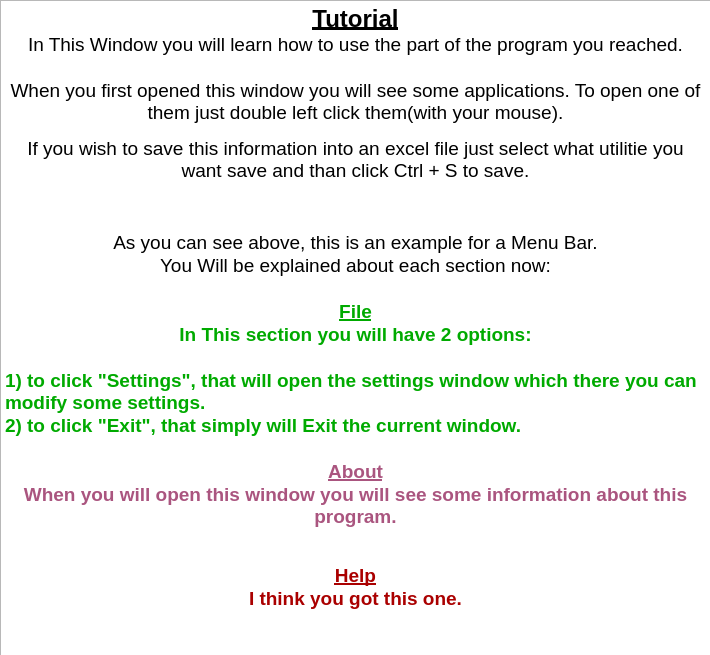
<?xml version="1.0" encoding="UTF-8"?>
<ui version="4.0">
 <class>Form</class>
 <widget class="QWidget" name="Form">
  <property name="geometry">
   <rect>
    <x>0</x>
    <y>0</y>
    <width>710</width>
    <height>655</height>
   </rect>
  </property>
  <property name="windowTitle">
   <string>Form</string>
  </property>
  <widget class="QTextBrowser" name="textBrowser">
   <property name="geometry">
    <rect>
     <x>0</x>
     <y>0</y>
     <width>711</width>
     <height>661</height>
    </rect>
   </property>
   <property name="html">
    <string>&lt;!DOCTYPE HTML PUBLIC &quot;-//W3C//DTD HTML 4.0//EN&quot; &quot;http://www.w3.org/TR/REC-html40/strict.dtd&quot;&gt;
&lt;html&gt;&lt;head&gt;&lt;meta name=&quot;qrichtext&quot; content=&quot;1&quot; /&gt;&lt;style type=&quot;text/css&quot;&gt;
p, li { white-space: pre-wrap; }
&lt;/style&gt;&lt;/head&gt;&lt;body style=&quot; font-family:'MS Shell Dlg 2'; font-size:8.25pt; font-weight:400; font-style:normal;&quot;&gt;
&lt;p align=&quot;center&quot; style=&quot; margin-top:0px; margin-bottom:0px; margin-left:0px; margin-right:0px; -qt-block-indent:0; text-indent:0px;&quot;&gt;&lt;span style=&quot; font-size:18pt; font-weight:600; text-decoration: underline;&quot;&gt;Tutorial&lt;/span&gt;&lt;/p&gt;
&lt;p align=&quot;center&quot; style=&quot; margin-top:0px; margin-bottom:0px; margin-left:0px; margin-right:0px; -qt-block-indent:0; text-indent:0px;&quot;&gt;&lt;span style=&quot; font-size:14pt;&quot;&gt;In This Window you will learn how to use the part of the program you reached.&lt;/span&gt;&lt;/p&gt;
&lt;p align=&quot;center&quot; style=&quot;-qt-paragraph-type:empty; margin-top:0px; margin-bottom:0px; margin-left:0px; margin-right:0px; -qt-block-indent:0; text-indent:0px; font-size:14pt;&quot;&gt;&lt;br /&gt;&lt;/p&gt;
&lt;p align=&quot;center&quot; style=&quot; margin-top:0px; margin-bottom:0px; margin-left:0px; margin-right:0px; -qt-block-indent:0; text-indent:0px;&quot;&gt;&lt;span style=&quot; font-size:14pt;&quot;&gt;When you first opened this window you will see some applications. To open one of them just double left click them(with your mouse).&lt;/span&gt;&lt;/p&gt;
&lt;p align=&quot;center&quot; style=&quot;-qt-paragraph-type:empty; margin-top:0px; margin-bottom:0px; margin-left:0px; margin-right:0px; -qt-block-indent:0; text-indent:0px; font-size:8pt;&quot;&gt;&lt;br /&gt;&lt;/p&gt;
&lt;p align=&quot;center&quot; style=&quot; margin-top:0px; margin-bottom:0px; margin-left:0px; margin-right:0px; -qt-block-indent:0; text-indent:0px;&quot;&gt;&lt;span style=&quot; font-size:14pt;&quot;&gt;If you wish to save this information into an excel file just select what utilitie you want save and than click Ctrl + S to save.&lt;/span&gt;&lt;/p&gt;
&lt;p align=&quot;center&quot; style=&quot;-qt-paragraph-type:empty; margin-top:0px; margin-bottom:0px; margin-left:0px; margin-right:0px; -qt-block-indent:0; text-indent:0px; font-size:14pt;&quot;&gt;&lt;br /&gt;&lt;/p&gt;
&lt;p align=&quot;center&quot; style=&quot; margin-top:0px; margin-bottom:0px; margin-left:0px; margin-right:0px; -qt-block-indent:0; text-indent:0px;&quot;&gt;&lt;img src=&quot;:/newPrefix/275718_145721.jpeg&quot; /&gt;&lt;/p&gt;
&lt;p align=&quot;center&quot; style=&quot;-qt-paragraph-type:empty; margin-top:0px; margin-bottom:0px; margin-left:0px; margin-right:0px; -qt-block-indent:0; text-indent:0px; font-size:8pt;&quot;&gt;&lt;br /&gt;&lt;/p&gt;
&lt;p align=&quot;center&quot; style=&quot; margin-top:0px; margin-bottom:0px; margin-left:0px; margin-right:0px; -qt-block-indent:0; text-indent:0px;&quot;&gt;&lt;span style=&quot; font-size:14pt;&quot;&gt;As you can see above, this is an example for a Menu Bar.&lt;/span&gt;&lt;/p&gt;
&lt;p align=&quot;center&quot; style=&quot; margin-top:0px; margin-bottom:0px; margin-left:0px; margin-right:0px; -qt-block-indent:0; text-indent:0px;&quot;&gt;&lt;span style=&quot; font-size:14pt;&quot;&gt;You Will be explained about each section now:&lt;/span&gt;&lt;/p&gt;
&lt;p align=&quot;center&quot; style=&quot;-qt-paragraph-type:empty; margin-top:0px; margin-bottom:0px; margin-left:0px; margin-right:0px; -qt-block-indent:0; text-indent:0px; font-size:14pt;&quot;&gt;&lt;br /&gt;&lt;/p&gt;
&lt;p align=&quot;center&quot; style=&quot; margin-top:0px; margin-bottom:0px; margin-left:0px; margin-right:0px; -qt-block-indent:0; text-indent:0px;&quot;&gt;&lt;span style=&quot; font-size:14pt; font-weight:600; text-decoration: underline; color:#00aa00;&quot;&gt;File&lt;/span&gt;&lt;/p&gt;
&lt;p align=&quot;center&quot; style=&quot; margin-top:0px; margin-bottom:0px; margin-left:0px; margin-right:0px; -qt-block-indent:0; text-indent:0px;&quot;&gt;&lt;span style=&quot; font-size:14pt; font-weight:600; color:#00aa00;&quot;&gt;In This section you will have 2 options:&lt;/span&gt;&lt;/p&gt;
&lt;p align=&quot;center&quot; style=&quot;-qt-paragraph-type:empty; margin-top:0px; margin-bottom:0px; margin-left:0px; margin-right:0px; -qt-block-indent:0; text-indent:0px; font-size:14pt; font-weight:600; color:#00aa00;&quot;&gt;&lt;br /&gt;&lt;/p&gt;
&lt;p style=&quot; margin-top:0px; margin-bottom:0px; margin-left:0px; margin-right:0px; -qt-block-indent:0; text-indent:0px;&quot;&gt;&lt;span style=&quot; font-size:14pt; font-weight:600; color:#00aa00;&quot;&gt;1) to click &amp;quot;Settings&amp;quot;, that will open the settings window which there you can modify some settings.&lt;/span&gt;&lt;/p&gt;
&lt;p style=&quot; margin-top:0px; margin-bottom:0px; margin-left:0px; margin-right:0px; -qt-block-indent:0; text-indent:0px;&quot;&gt;&lt;span style=&quot; font-size:14pt; font-weight:600; color:#00aa00;&quot;&gt;2) to click &amp;quot;Exit&amp;quot;, that simply will Exit the current window.&lt;/span&gt;&lt;/p&gt;
&lt;p align=&quot;center&quot; style=&quot;-qt-paragraph-type:empty; margin-top:0px; margin-bottom:0px; margin-left:0px; margin-right:0px; -qt-block-indent:0; text-indent:0px; font-size:14pt; font-weight:600; color:#00aa00;&quot;&gt;&lt;br /&gt;&lt;/p&gt;
&lt;p align=&quot;center&quot; style=&quot; margin-top:0px; margin-bottom:0px; margin-left:0px; margin-right:0px; -qt-block-indent:0; text-indent:0px;&quot;&gt;&lt;span style=&quot; font-size:14pt; font-weight:600; text-decoration: underline; color:#aa557f;&quot;&gt;About&lt;/span&gt;&lt;/p&gt;
&lt;p align=&quot;center&quot; style=&quot; margin-top:0px; margin-bottom:0px; margin-left:0px; margin-right:0px; -qt-block-indent:0; text-indent:0px;&quot;&gt;&lt;span style=&quot; font-size:14pt; font-weight:600; color:#aa557f;&quot;&gt;When you will open this window you will see some information about this program.&lt;/span&gt;&lt;/p&gt;
&lt;p align=&quot;center&quot; style=&quot;-qt-paragraph-type:empty; margin-top:0px; margin-bottom:0px; margin-left:0px; margin-right:0px; -qt-block-indent:0; text-indent:0px; font-size:8pt;&quot;&gt;&lt;br /&gt;&lt;/p&gt;
&lt;p align=&quot;center&quot; style=&quot;-qt-paragraph-type:empty; margin-top:0px; margin-bottom:0px; margin-left:0px; margin-right:0px; -qt-block-indent:0; text-indent:0px; font-size:14pt; font-weight:600; color:#aa557f;&quot;&gt;&lt;br /&gt;&lt;/p&gt;
&lt;p align=&quot;center&quot; style=&quot; margin-top:0px; margin-bottom:0px; margin-left:0px; margin-right:0px; -qt-block-indent:0; text-indent:0px;&quot;&gt;&lt;span style=&quot; font-size:14pt; font-weight:600; text-decoration: underline; color:#aa0000;&quot;&gt;Help&lt;/span&gt;&lt;/p&gt;
&lt;p align=&quot;center&quot; style=&quot; margin-top:0px; margin-bottom:0px; margin-left:0px; margin-right:0px; -qt-block-indent:0; text-indent:0px;&quot;&gt;&lt;span style=&quot; font-size:14pt; font-weight:600; color:#aa0000;&quot;&gt;I think you got this one.&lt;/span&gt;&lt;/p&gt;
&lt;p style=&quot;-qt-paragraph-type:empty; margin-top:0px; margin-bottom:0px; margin-left:0px; margin-right:0px; -qt-block-indent:0; text-indent:0px; font-size:8pt;&quot;&gt;&lt;br /&gt;&lt;/p&gt;&lt;/body&gt;&lt;/html&gt;</string>
   </property>
  </widget>
 </widget>
 <resources>
  <include location="YAY.qrc"/>
 </resources>
 <connections/>
</ui>
